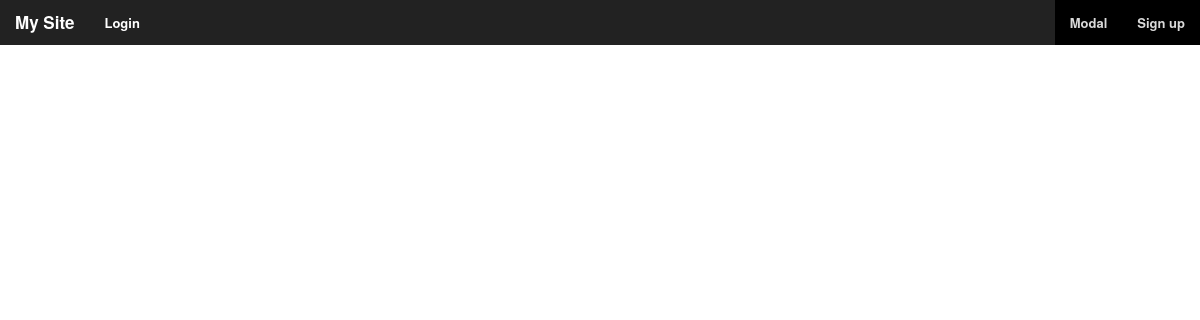
The app's page /app1/, older data.
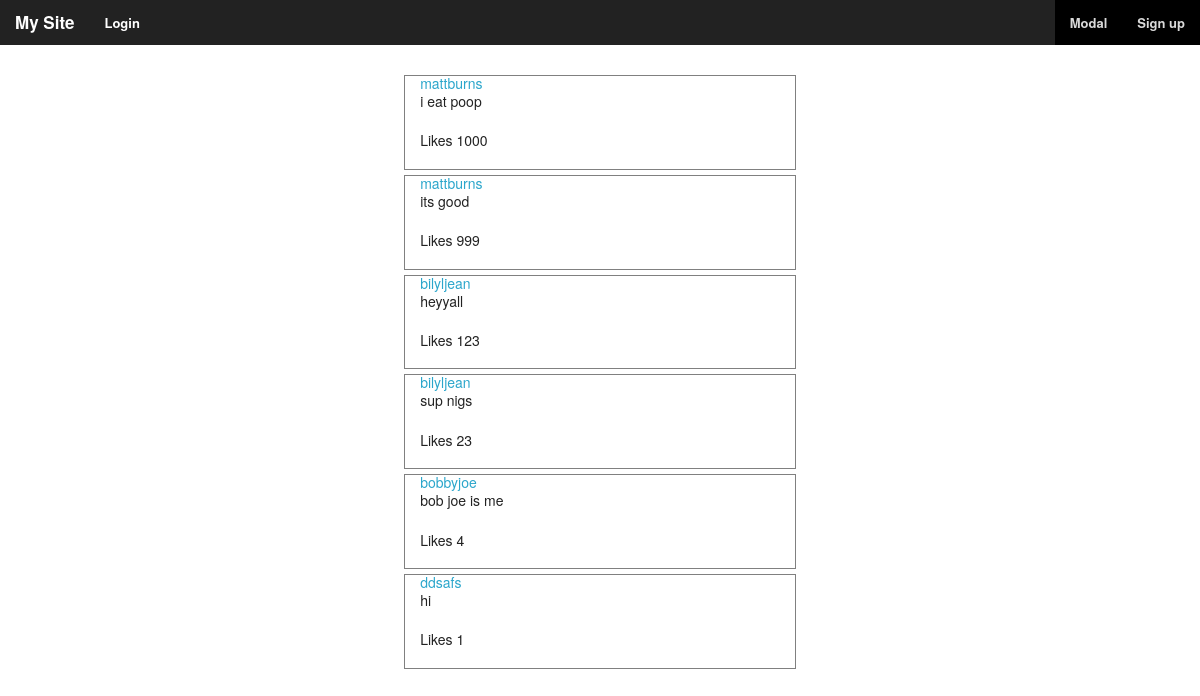
The same page, newer data.
### app1/models.py (models this page shows)
class Post(models.Model):
	user = models.ForeignKey(User)
	post_text = models.CharField(max_length=512)
	pub_date = models.DateTimeField('date published')
	likes = models.IntegerField(default=0)

### app1/views.py (the view)
def index(request):
	all_posts = Post.objects.order_by('-likes')[:6]
	args = {'all_posts':all_posts}
	return render(request, 'app1/index.html', args)

### app1/templates/app1/index.html (shortened to what this page needs)
{% load staticfiles %}
<!DOCTYPE html>
<head>
  <link rel="stylesheet" href="{% static 'app1/stylesheets/foundation.min.css' %}">
  <link rel="stylesheet" href="{% static 'app1/stylesheets/foundation.css' %}">
  <link rel="stylesheet" href="{% static 'app1/stylesheets/app.css' %}">
  <link rel="stylesheet" href="{% static 'app1/stylesheets/mystyles.css' %}">
</head>
<body>
	{% include 'app1/header.html' %}
	<div class='container' >
		{% for post in all_posts %}
			<div class='row' id='feedrow'>
				<div class='five columns centered' id='feed'>
					<a href=#>{{ post.user }}</a>
					<p>{{ post.post_text }}<p>
					<p>Likes {{ post.likes }}<p>
				</div>
			</div>
		{% endfor %}
	</div>
</body>
</html>

### app1/templates/app1/header.html (shortened to what this page needs)
<nav class="top-bar" data-topbar role="navigation">
  <ul class="title-area">
    <li class="name">
      <h1><a href="#">My Site</a></h1>
    </li>
  </ul>
  <section class="top-bar-section">
    <ul class="right">
      <li class="active"><a href="#" data-reveal-id="myModal">Modal</a></li>
      <li class="active"><a href="#">Sign up</a></li>
    </ul>
    <ul class="left">
      <li><a href="/app1/login">Login</a></li>
    </ul>
  </section>
</nav>

### app1/static/app1/stylesheets/mystyles.css (style rules this page uses)
#feed { border: 1px solid gray; }
#feedrow { margin-bottom: 5px; }

Row changes from the older to the newer data that the page shows:
added Post: user "mattburns", post_text "i eat poop", likes "1000"
added Post: user "mattburns", post_text "its good", likes "999"
added Post: user "bilyljean", post_text "heyyall", likes "123"
added Post: user "bilyljean", post_text "sup nigs", likes "23"
added Post: user "bobbyjoe", post_text "bob joe is me", likes "4"
added Post: user "ddsafs", post_text "hi", likes "1"
